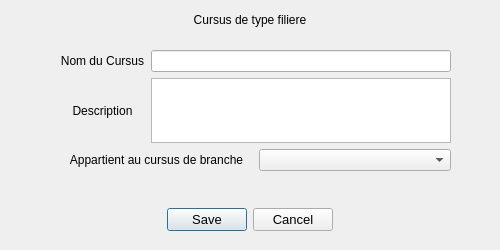
<?xml version="1.0" encoding="UTF-8"?>
<ui version="4.0">
 <class>dialogAjouterFiliere</class>
 <widget class="QDialog" name="dialogAjouterFiliere">
  <property name="geometry">
   <rect>
    <x>0</x>
    <y>0</y>
    <width>500</width>
    <height>250</height>
   </rect>
  </property>
  <property name="windowTitle">
   <string>Dialog</string>
  </property>
  <widget class="QWidget" name="verticalLayoutWidget">
   <property name="geometry">
    <rect>
     <x>60</x>
     <y>50</y>
     <width>391</width>
     <height>121</height>
    </rect>
   </property>
   <layout class="QVBoxLayout" name="verticalLayout">
    <item>
     <layout class="QHBoxLayout" name="horizontalLayout_3">
      <item>
       <widget class="QLabel" name="label">
        <property name="maximumSize">
         <size>
          <width>100</width>
          <height>16777215</height>
         </size>
        </property>
        <property name="text">
         <string>Nom du Cursus</string>
        </property>
        <property name="alignment">
         <set>Qt::AlignCenter</set>
        </property>
       </widget>
      </item>
      <item>
       <widget class="QLineEdit" name="lineEditNom">
        <property name="maximumSize">
         <size>
          <width>300</width>
          <height>100</height>
         </size>
        </property>
       </widget>
      </item>
     </layout>
    </item>
    <item>
     <layout class="QHBoxLayout" name="horizontalLayout_2">
      <item>
       <widget class="QLabel" name="label_3">
        <property name="maximumSize">
         <size>
          <width>100</width>
          <height>16777215</height>
         </size>
        </property>
        <property name="text">
         <string>Description</string>
        </property>
        <property name="alignment">
         <set>Qt::AlignCenter</set>
        </property>
       </widget>
      </item>
      <item>
       <widget class="QTextEdit" name="textEditDescription">
        <property name="maximumSize">
         <size>
          <width>300</width>
          <height>100</height>
         </size>
        </property>
        <property name="acceptRichText">
         <bool>false</bool>
        </property>
       </widget>
      </item>
     </layout>
    </item>
    <item>
     <layout class="QHBoxLayout" name="horizontalLayout_4">
      <item>
       <widget class="QLabel" name="label_5">
        <property name="text">
         <string>Appartient au cursus de branche</string>
        </property>
        <property name="alignment">
         <set>Qt::AlignCenter</set>
        </property>
        <property name="wordWrap">
         <bool>true</bool>
        </property>
       </widget>
      </item>
      <item>
       <widget class="QComboBox" name="comboBoxSemestre"/>
      </item>
     </layout>
    </item>
   </layout>
  </widget>
  <widget class="QDialogButtonBox" name="buttonBox_2">
   <property name="geometry">
    <rect>
     <x>150</x>
     <y>200</y>
     <width>200</width>
     <height>40</height>
    </rect>
   </property>
   <property name="maximumSize">
    <size>
     <width>250</width>
     <height>50</height>
    </size>
   </property>
   <property name="font">
    <font>
     <pointsize>10</pointsize>
    </font>
   </property>
   <property name="orientation">
    <enum>Qt::Horizontal</enum>
   </property>
   <property name="standardButtons">
    <set>QDialogButtonBox::Cancel|QDialogButtonBox::Save</set>
   </property>
   <property name="centerButtons">
    <bool>true</bool>
   </property>
  </widget>
  <widget class="QLabel" name="label_6">
   <property name="geometry">
    <rect>
     <x>150</x>
     <y>10</y>
     <width>200</width>
     <height>20</height>
    </rect>
   </property>
   <property name="text">
    <string>Cursus de type filiere</string>
   </property>
   <property name="alignment">
    <set>Qt::AlignCenter</set>
   </property>
   <property name="wordWrap">
    <bool>true</bool>
   </property>
  </widget>
 </widget>
 <resources/>
 <connections/>
</ui>
